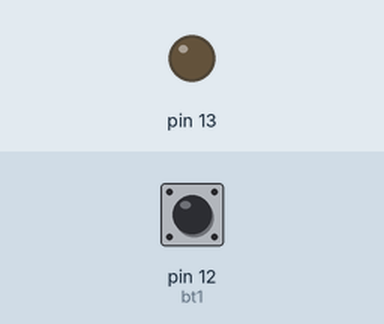
This sketch was run on a simulated Arduino Uno, built with avr-gcc and run on an emulated ATmega328P. Shown: output pins drawn as LEDs (lit = HIGH). The inputs (shaded band) are chosen by the test bench; at power-on: pin 12 (bt1) HIGH. What the sketch prints to the serial monitor is not drawn.

Above: at 5.8 s.
5.9 s: pin 12 (bt1) pulled LOW for 0.2 s
At 7.3 s:
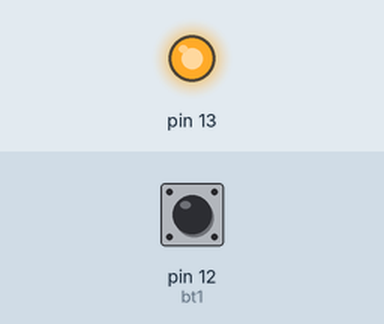
Timing chart, 0 to 12.4 s (numbered marks = the images above; inputs shaded):
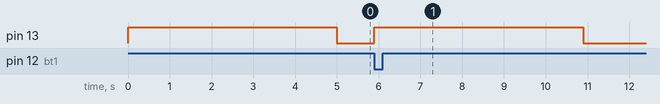

The sketch:

loja_premios.ino
```cpp
#define bt1 12
int i = 0;
void setup()
{
  pinMode(bt1, INPUT_PULLUP);
  pinMode(13, OUTPUT);
  Serial.begin(9600);
}

void loop()
{
  while(i < 1){
    i++;
    digitalWrite(13, 1);
    delay(5000);
    digitalWrite(13, 0);
  }

   if(digitalRead(bt1) == 0){
    digitalWrite(13, 1);
    delay(5000);
    digitalWrite(13, 0);
    Serial.print("Ligado");
    delay(200);
    Serial.print("\n");

  }
}
```

Measured:
- after the input at 5.9 s, pin 13: LOW → HIGH at once, → LOW 5.0 s later
